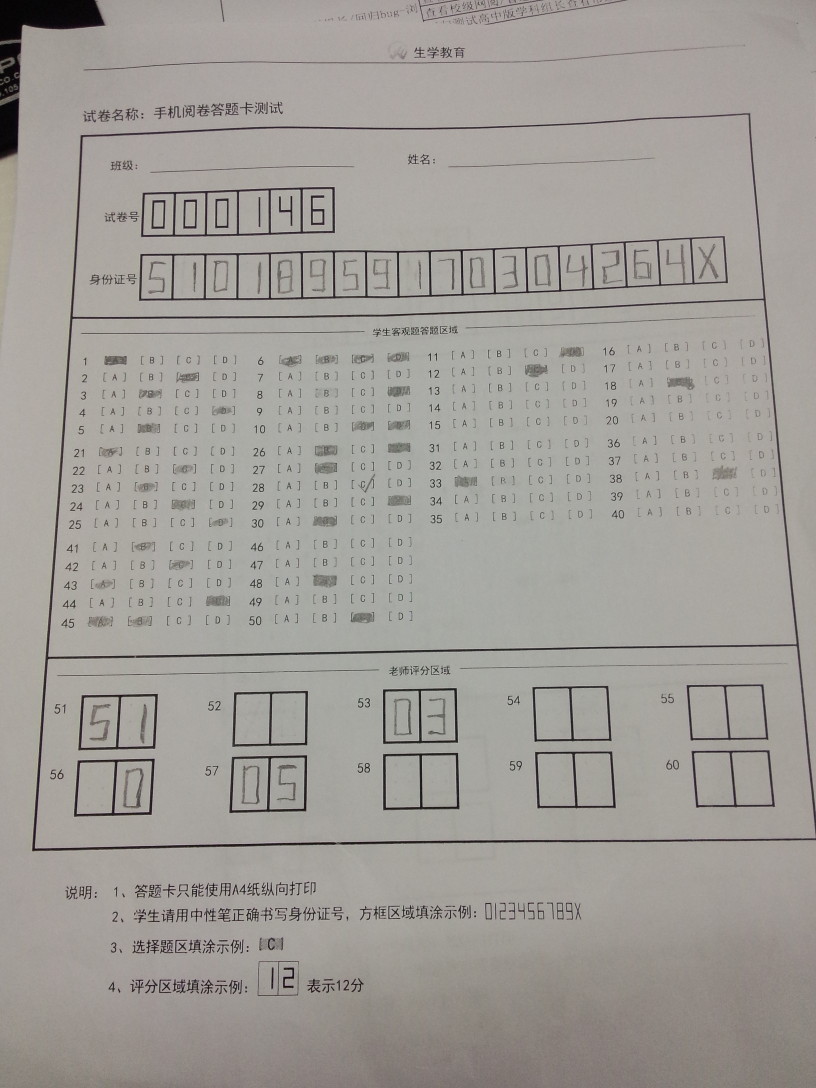
//> input picture 机读卡识别/图像矫正/0.jpg, 2448 x 3264 px (shown at 1/3 size)
$ ./源   (built with g++ and OpenCV 4)
//> lines starting //> are read from the running program, lines starting //| are printed output that depends on the picture; after the words box and inside, x2 and y2 are one past the last pixel; in counts of white or black regions, pixels touching at a corner belong together
#include<iostream>
#include<opencv2\opencv.hpp>
#include<vector>
#include<math.h>
#include<algorithm>
#include "opencv2/ml.hpp"
#include "ml.h"
using namespace std;
using namespace cv::ml;
using namespace cv;


bool cmp(vector<cv::Point>countourA, vector<cv::Point>countourB) {
	return contourArea(countourA) > contourArea(countourB);
}
bool cmpRect(Rect a ,Rect b) {
	return a.x < b.x;
}
vector<cv::Point> GetCorner(vector<cv::Point>MaxContours, Point center_point);
Point GetCenter(vector<Point>bounding_point)
{
	Point center_point = { 0,0 };
	if (bounding_point.size() == 0)
		return{ 0,0 };
	for (size_t i = 0; i < bounding_point.size(); i++)
	{
		center_point.x += bounding_point[i].x;
		center_point.y += bounding_point[i].y;
	}
	center_point.x = center_point.x / bounding_point.size();
	center_point.y = center_point.y / bounding_point.size();
	return center_point;
}

double GetDistance(Point2f p1, Point2f p2)
{
	return (p1.x - p2.x)*(p1.x - p2.x) + (p1.y - p2.y)*(p1.y - p2.y);
}

cv::Mat Img_Threshold(Mat gray) {
	Mat mid,result;
	int maxVal = 255;
	int BlackSize = (gray.cols/16)*2+1;
	double C =9;
	blur(gray, gray, Size(3, 3));
	adaptiveThreshold(gray,
		mid,maxVal,
		CV_ADAPTIVE_THRESH_MEAN_C,
		CV_THRESH_BINARY,
		BlackSize, C);
	bitwise_not(mid, result);
	return result;
}
Mat toGray(Mat srcImg) {
	Mat grayImg;
	cvtColor(srcImg, grayImg, CV_BGR2GRAY);
	Mat binImg;
	binImg = Img_Threshold(grayImg);
	return binImg;
}
cv::Mat getROI(Mat srcImg,Mat binImg,int order) {

	vector<vector<cv::Point>>contours;
	vector<Vec4i> hierarchy;
	findContours(binImg,contours,hierarchy, CV_RETR_TREE, CV_CHAIN_APPROX_NONE,
		Point(0, 0));
	vector<Point> contours_poly;
	//vector<Rect> boundRect(contours.size());
	//vector<Point2f>center(contours.size());
	Rect max_rect;
	//int size, max_size=0, sec_size=0,max_at,sec_at;
	sort(contours.begin(), contours.end(), cmp);
	approxPolyDP(Mat(contours[order]), contours_poly, 3, true);//对图像进行多边形拟合
	max_rect = boundingRect(Mat(contours_poly));
	 //得到中心点
	Point center_point = GetCenter(contours[order]);
	//得到四点
	vector<cv::Point>   FourCorner=GetCorner(contours[order], center_point);
	circle(srcImg, FourCorner[0], 3, Scalar(255, 0, 255), 10, 8);
	circle(srcImg, FourCorner[1], 3, Scalar(255, 0, 255), 10, 8);
	circle(srcImg, FourCorner[2], 3, Scalar(255, 0, 255), 10, 8);
	circle(srcImg, FourCorner[3], 3, Scalar(255, 0, 255), 10, 8);
	rectangle(srcImg, max_rect, Scalar(200,33,22));

	Point2f max_point[] = {
		Point2f(FourCorner[0]),
		Point2f(FourCorner[1]),
		Point2f(FourCorner[2]),
		Point2f(FourCorner[3]),
	};
	//目标点
	Size p_size(max_rect.width, max_rect.height);
	Mat img_dst(p_size, CV_8UC3);
	Point2f dst_point[] = {
		Point2f(0,0),
		Point2f(0,max_rect.height),
		Point2f(max_rect.width,max_rect.height),
		Point2f(max_rect.width,0),
	};


	Mat h= getPerspectiveTransform(max_point, dst_point);
	 cv::warpPerspective(srcImg, img_dst, h, p_size, INTER_LINEAR);//透视变化

	imwrite("最大ROI区域.jpg",img_dst);//最大的Roi区域

	return img_dst;
}
vector<cv::Point> GetCorner(vector<cv::Point>MaxContours, Point center_point) {

	vector<cv::Point> FourCorner;
	double temp;
	double tl = 0, bl = 0, br = 0, tr = 0;
	Point ptl, pbl, pbr, ptr;
	for (size_t i = 0; i < MaxContours.size(); i++) {
		Point ptemp = MaxContours[i];
		temp = GetDistance(center_point, ptemp);
		if (ptemp.x <= center_point.x && ptemp.y <= center_point.y) {
			if (temp > tl) {//左上角
				tl = temp;
				ptl = ptemp;
			}
		}
		else if (ptemp.x <= center_point.x && ptemp.y > center_point.y) {
			if (temp > bl) {//左下
				bl = temp;
				pbl = ptemp;
			}
		}
		else if (ptemp.x >= center_point.x && ptemp.y >= center_point.y) {
			if (temp > br) {//右下
				br = temp;
				pbr = ptemp;
			}
		}
		else {
			if (temp > tr) {//右上
				tr = temp;
				ptr = ptemp;
			}
		}
	}
	FourCorner.push_back(ptl);
	FourCorner.push_back(pbl);
	FourCorner.push_back(pbr);
	FourCorner.push_back(ptr);
	return FourCorner;
}


void JudgeSelect(Mat roi_img) {

	//截取出选择区域
	Rect select(roi_img.cols*0.0153, roi_img.rows*0.3378, roi_img.cols - roi_img.cols*0.0186, roi_img.rows- roi_img.rows*0.6134);//5.jpg 18 375 18 680
	Mat select_img = roi_img(select);
	imwrite("selectImg.jpg", select_img);
	Mat binImg;
	binImg = toGray(select_img);
	// [7 lines of commented-out code are left out]
	vector<vector<cv::Point>>contours;
	vector<Vec4i> hierarchy;
	findContours(binImg, contours, hierarchy, CV_RETR_TREE, CV_CHAIN_APPROX_NONE,
		Point(0, 0));

    vector<Rect> BoundRect;
	double t_area;
	for (size_t i = 0; i < contours.size(); i++) {
		t_area = contourArea(contours[i]);
		if (t_area >180&&t_area<=750) {//筛选出选项并储存  180 750
			Rect rect;
			rect= boundingRect(Mat(contours[i]));
			if (rect.height>=12&& rect.width>=28&&rect.height<=26) { //12 28
				BoundRect.push_back(rect);
                 rectangle(select_img, rect, Scalar(255, 0, 255),CV_FILLED);
			}

		}
	}
	String anwsers[51];
	//得到4*3的单元格
	int ge_cols =select_img.cols / 4;
	int ge_rows = select_img.rows / 3;
	//遍历所有填涂的答案
	for (int i = 0; i < BoundRect.size(); i++) {
		Rect rect = BoundRect[i];
		char *anwser;
		Point  p;
		int	index = 1 + (rect.x / ge_cols) * 5 + (rect.y / ge_rows) * 20 + (rect.y%ge_rows) / (ge_rows / 5);
		int mmm=(rect.x%ge_cols) / (ge_cols / 4);
		switch ((rect.x%ge_cols) / (ge_cols/ 4)) {
		case 0:anwser = "A"; break;
		case 1:anwser = "B"; break;
		case 2:anwser = "C"; break;
		case 3:anwser = "D"; break;

		}
		anwsers[index] += anwser;
		 putText(select_img, anwser, rect.tl(), FONT_HERSHEY_PLAIN, 2, Scalar(0, 0, 255), 2, 8, false);//检验
	}
//	imshow("test", select_img);
	for (int i = 1; i <=50; i++) {
		cout << i  << " " << anwsers[i] << endl;
	}
	imwrite("selcet.jpg", select_img);
}

void SeclectNumber(Mat roi_img) {

    Rect num_roi(roi_img.cols*0.0115, roi_img.rows*0.01129, roi_img.cols - 2* roi_img.cols*0.0115, roi_img.rows - roi_img.rows*0.7257);  //0.7457
	Mat num_img = roi_img(num_roi);
	imwrite("numImg.jpg", num_img);
	Mat binImg;
	binImg = toGray(num_img);
	//imwrite("binImg.jpg",binImg);
	vector<vector<cv::Point>>contours_1;//最大行
	vector<vector<cv::Point>>contours_1_18;//最大行身份证号
	vector<Vec4i> hierarchy_1;
	vector<Vec4i> hierarchy_1_18;
	findContours(binImg, contours_1, hierarchy_1, RETR_CCOMP, CV_CHAIN_APPROX_SIMPLE,
		Point(0, 0));
	sort(contours_1.begin(), contours_1.end(), cmp);
	Rect rect_1 = boundingRect(Mat(contours_1[0]));
	rectangle(num_img, rect_1, Scalar(255, 0, 0), 1, 1, 0);
	//imwrite("num_img.jpg",num_img);
	Mat IdImg = binImg(rect_1);
	//imwrite("Id.jpg", IdImg);
	findContours(IdImg, contours_1_18, hierarchy_1_18, RETR_CCOMP, CV_CHAIN_APPROX_SIMPLE,
		Point(0, 0));
	sort(contours_1_18.begin(), contours_1_18.end(), cmp);
	vector<Rect> boundRect_1_18;
	for (size_t i = 1; i < 19; i++) {
		Rect rect = boundingRect(Mat(contours_1_18[i]));
		//rectangle(IdImg, rect, Scalar(255, 0, 0),1, 1, 0);
		boundRect_1_18.push_back(rect);
	}
	sort(boundRect_1_18.begin(), boundRect_1_18.end(), cmpRect);
	imwrite("BIN.jpg", IdImg);
	for (size_t i = 0; i < boundRect_1_18.size(); i++) {
		//rectangle(num_img, boundRect_1_18[i], Scalar(255, 0, 0), 1, 1, 0);
		Mat midImg =IdImg(boundRect_1_18[i]);
		Mat resImg;
		resize(midImg, resImg, Size(32, 32), 0, INTER_LINEAR);
		Rect rect(2, 2, resImg.cols - 4, resImg.rows - 4);
		Mat Img = resImg(rect);
		cv::String ImgSrc = "./save/" + to_string(i) + ".bmp";
		imwrite(ImgSrc,Img);
	}

}

// [95 lines left out: function trainSVM, not called in this run]
void ViewNumber(int k) {
	Ptr<ml::SVM> svm = ml::SVM::load("svm.xml");
	int answer[2][18] = { 5,1,0,1,8,9,5,9,1,7,0,3,0,4,2,6,4,10,
	                                  5,1,0,8,9,2,1,9,9,7,0,4,2,3,6,4,5,10 };
	int cnt = 0;
	Mat image, imageCV_8UC3, imageCV_32FC1;
	for (int i = 0; i < 18; i++) {
		string imagePath = "./save/" + to_string(i) + ".bmp";
		image = imread(imagePath);
		image.convertTo(imageCV_8UC3, CV_8UC3);

		HOGDescriptor *hog = new HOGDescriptor(cvSize(28, 28), cvSize(14, 14), cvSize(7, 7), cvSize(7, 7), 9);
		vector<float>descriptors;
		hog->compute(imageCV_8UC3, descriptors, Size(1, 1), Size(0, 0));//Hog特征计算

		imageCV_32FC1 = Mat::zeros(1, 324, CV_32FC1);
		int n = 0;
		for (vector<float>::iterator iter = descriptors.begin(); iter != descriptors.end(); iter++) {
			imageCV_32FC1.at<float>(0, n) = *iter;
			n++;
		}
		int result = (int)svm->predict(imageCV_32FC1);

		if (result == answer[k][i]) {
			if (result == 10) {
				cout << "\n图片地址：" << imagePath << "，识别结果：" << "x"<< " -----匹配成功！" << endl;
			}
			else {
	             cout << "\n图片地址：" << imagePath << "，识别结果：" << result << " -----匹配成功！" << endl;
			}

			cnt++;
		}
		else {
			cout << "\n图片地址：" << imagePath << "，识别结果：" << result << " -----匹配失败！" << endl;
		}
	}
	cout << "处理完成！" << endl;
	cout << "一共识别18个图像，识别准确有" << cnt << "个！" << endl;
	double right = cnt / 18.0;
	cout << "识别准确率为" << right << endl;


}
int main()
 {

	Mat src_Img,roi_Img;
	src_Img = imread("0.jpg");
//> src_Img is the input picture: 3264 rows x 2448 cols, CV_8UC3; mean B, G, R 151.8, 156.6, 160.2
	resize(src_Img, src_Img, Size(src_Img.cols / 2, src_Img.rows / 2), 0, INTER_LINEAR);
//> src_Img: 1632 rows x 1224 cols, CV_8UC3
	Mat bin_Img=toGray(src_Img);
//> in Img_Threshold, `bitwise_not(mid, result);`:
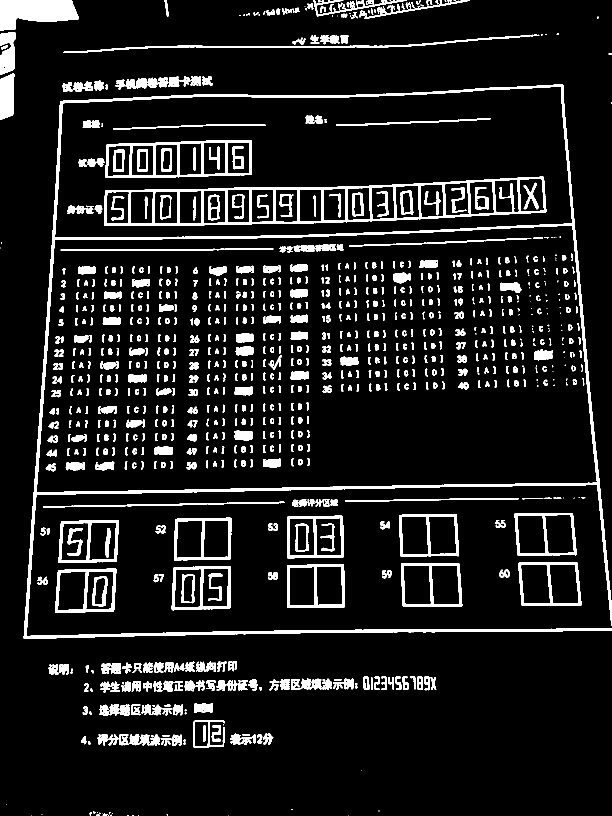
//> result: 1632 rows x 1224 cols, CV_8UC1 (shown at 1/2 size); 9.9% white; 977 white regions (156 under 20 px)
	imwrite("binImg.jpg", bin_Img);
	roi_Img = getROI(src_Img, bin_Img, 0);//找到ROI区
//> in getROI, `findContours(binImg,contours,hierarchy, CV_RETR_TREE, CV_CHAIN_APPROX_..`: contours = 1411 contours, 537 with area under 20; largest, box (x1, y1, x2, y2) and area: (47, 168, 1224, 1278) 850956, (72, 450, 1195, 985) 544649, (109, 172, 1145, 476) 279098, (208, 353, 1093, 452) 62593, (211, 280, 503, 356) 20056
//> in getROI, `approxPolyDP(Mat(contours[order]), contours_poly, 3, true);`: contours_poly = 16 Points (x, y), first 12: [1124, 168], [742, 189], [387, 189], [120, 202], [109, 415], [48, 1277], [601, 1265], [1223, 1260], [1223, 1256], [710, 1259], [52, 1270], [73, 989]
//> in getROI, `max_rect = boundingRect(Mat(contours_poly));`: max_rect = Rect(48, 168, 1176, 1110)
//> in GetCenter, `center_point.x = center_point.x / bounding_point.size();`: center_point = Point(632, 6447804)
//> in GetCenter, `center_point.y = center_point.y / bounding_point.size();`: center_point = Point(632, 896)
//> the loop in GetCorner, `for (size_t i = 0; i < MaxContours.size(); i++)` made 7194 passes
//> (temp, tl, ptl) on passes 490 to 497: (497025, 497025, Point(632, 191)), (497026, 497026, Point(631, 191)), (497029, 497029, Point(630, 191)), (497034, 497034, Point(629, 191)), (497041, 497041, Point(628, 191)), (497050, 497050, Point(627, 191)), (497061, 497061, Point(626, 191)), (497074, 497074, Point(625, 191))
//> after the loop in GetCorner, `for (size_t i = 0; i < MaxContours.size(); i++)`: tl = 743780; ptl = Point(120, 202); bl = 486625; pbl = Point(47, 1276); br = 481777; pbr = Point(1223, 1260); tr = 772048; ptr = Point(1124, 168)
//> in GetCorner, `FourCorner.push_back(ptl);`: FourCorner = 1 Point (x, y): [120, 202]
//> in GetCorner, `FourCorner.push_back(pbl);`: FourCorner = 2 Points (x, y): [120, 202], [47, 1276]
//> in GetCorner, `FourCorner.push_back(pbr);`: FourCorner = 3 Points (x, y): [120, 202], [47, 1276], [1223, 1260]
//> in GetCorner, `FourCorner.push_back(ptr);`: FourCorner = 4 Points (x, y): [120, 202], [47, 1276], [1223, 1260], [1124, 168]
//> in getROI, `Point2f max_point[] = { Point2f(FourCorner[0]), Point2f(FourCorner[1])..`: max_point has the same summary as FourCorner in GetCorner
//> in getROI, `Size p_size(max_rect.width, max_rect.height);`: p_size = Size(1176, 1110)
//> in getROI, `Point2f dst_point[] = { Point2f(0,0), Point2f(0,max_rect.height), Poin..`: dst_point = 4 Points (x, y): [0, 0], [0, 1110], [1176, 1110], [1176, 0]
//> in getROI, `Mat h= getPerspectiveTransform(max_point, dst_point);`: h = [[1.24, 0.0843, -165.8], [0.0425, 1.26, -258.6], [2.52e-05, 0.000165, 1]]

    JudgeSelect( roi_Img);// 选择题答案判断
//> in JudgeSelect, `findContours(binImg, contours, hierarchy, CV_RETR_TREE, CV_CHAIN_APPRO..`: contours = 805 contours, 211 with area under 20; largest, box (x1, y1, x2, y2) and area: (986, 67, 1031, 89) 657, (1047, 206, 1089, 229) 646, (754, 40, 792, 63) 641, (406, 356, 446, 376) 617, (407, 160, 445, 179) 600
//> the loop in JudgeSelect, `for (size_t i = 0; i < contours.size(); i++)` made 805 passes
//> (t_area, rect) on passes 1, 17, 26, 28, 60, 65, 91, 92: (183, Rect(306, 415, 21, 14)), (525, Rect(466, 412, 39, 17)), (492.5, Rect(112, 411, 40, 18)), (539, Rect(48, 411, 42, 17)), (544.5, Rect(236, 384, 40, 17)), (182, Rect(305, 361, 21, 15)), (617, Rect(406, 356, 40, 20)), (273.5, Rect(57, 356, 33, 16))
//> after the loop in JudgeSelect, `for (size_t i = 0; i < contours.size(); i++)`:
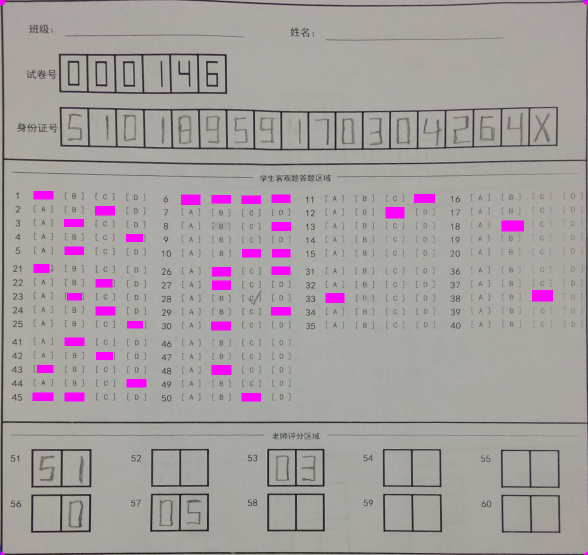
//> roi_img: 1110 rows x 1176 cols, CV_8UC3 (shown at 1/2 size); mean B, G, R 158.1, 158.1, 165.1
//> the loop in JudgeSelect, `for (int i = 0; i < BoundRect.size(); i++)` made 35 passes
//> (rect, index, mmm) on passes 1 to 8: (Rect(466, 412, 39, 17), 50, 2), (Rect(112, 411, 40, 18), 45, 1), (Rect(48, 411, 42, 17), 45, 0), (Rect(236, 384, 40, 17), 44, 3), (Rect(406, 356, 40, 20), 48, 1), (Rect(57, 356, 33, 16), 43, 0), (Rect(175, 330, 34, 16), 42, 2), (Rect(112, 301, 40, 17), 41, 1)
//> after the loop in JudgeSelect, `for (int i = 0; i < BoundRect.size(); i++)`:
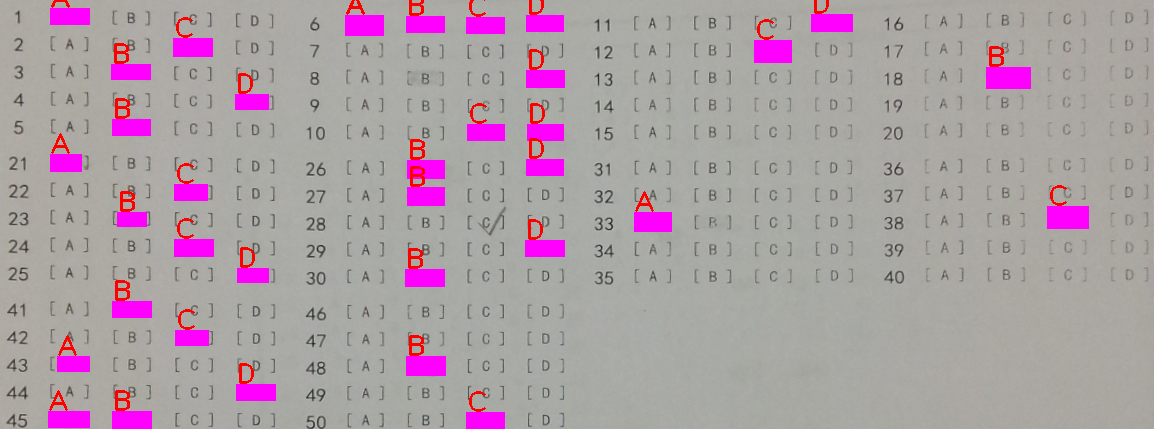
//> select_img: 429 rows x 1154 cols, CV_8UC3; mean B, G, R 164.8, 157.4, 172.7
//> the loop in JudgeSelect, `for (int i = 1; i <=50; i++)` made 50 passes
//| 1 A
//| 2 C
//| 3 B
//| 4 D
//| 5 B
//> (output is shown up to pass 5 of 50)
	SeclectNumber(roi_Img); //数字提取
//> in Img_Threshold (call 3), `adaptiveThreshold(gray, mid,maxVal, CV_ADAPTIVE_THRESH_MEAN_C, CV_THRE..`:
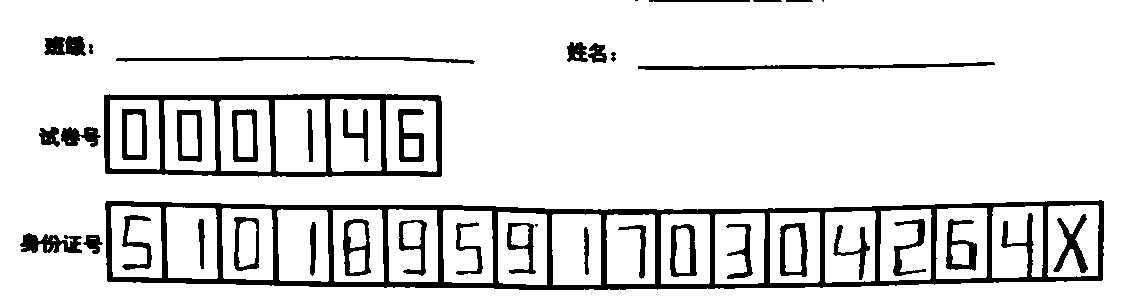
//> mid: 304 rows x 1148 cols, CV_8UC1; 88.1% white; 42 black regions (3 under 20 px), largest, box (x1, y1, x2, y2) and area: (105, 200, 1104, 290) 17564, (104, 94, 442, 177) 6155, (638, 62, 995, 70) 1300
//> in SeclectNumber, `findContours(binImg, contours_1, hierarchy_1, RETR_CCOMP, CV_CHAIN_APP..`: contours_1 = 94 contours, 17 with area under 20; largest, box (x1, y1, x2, y2) and area: (105, 200, 1104, 290) 79340, (104, 94, 442, 177) 26949, (274, 98, 327, 173) 3718, (1046, 204, 1100, 278) 3700, (329, 98, 383, 173) 3700
//> in SeclectNumber, `sort(contours_1.begin(), contours_1.end(), cmp);`: contours_1 = 94 contours, 17 with area under 20; largest, box (x1, y1, x2, y2) and area: (105, 200, 1104, 290) 79340, (104, 94, 442, 177) 26949, (274, 98, 327, 173) 3718, (329, 98, 383, 173) 3700, (1046, 204, 1100, 278) 3700
//> in SeclectNumber, `Rect rect_1 = boundingRect(Mat(contours_1[0]));`: rect_1 = Rect(105, 200, 999, 90)
//> in SeclectNumber, `rectangle(num_img, rect_1, Scalar(255, 0, 0), 1, 1, 0);`:
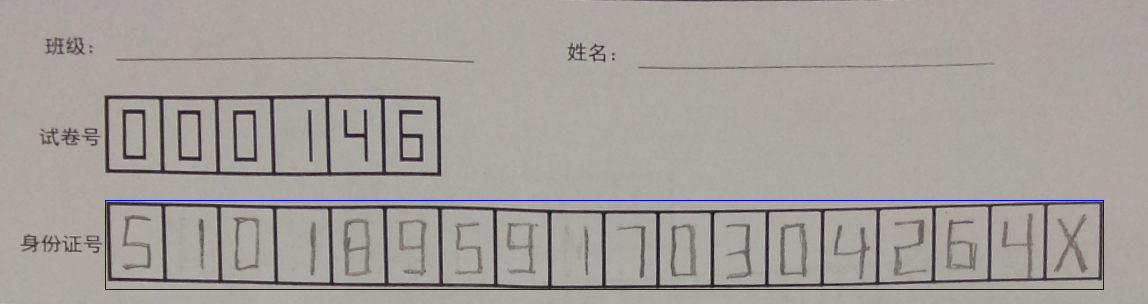
//> num_img: 304 rows x 1148 cols, CV_8UC3; mean B, G, R 155.9, 158.7, 163.1
//> in SeclectNumber, `Mat IdImg = binImg(rect_1);`:
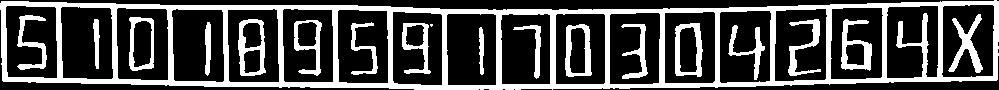
//> IdImg: 90 rows x 999 cols, CV_8UC1; 29% white; 19 white regions (1 under 20 px)
//> in SeclectNumber, `findContours(IdImg, contours_1_18, hierarchy_1_18, RETR_CCOMP, CV_CHAI..`: contours_1_18 = 45 contours, 1 with area under 20; largest, box (x1, y1, x2, y2) and area: (0, 0, 999, 90) 79340, (941, 4, 995, 78) 3700, (227, 8, 280, 83) 3693, (337, 9, 389, 84) 3686, (171, 8, 225, 83) 3681
//> the loop in SeclectNumber, `for (size_t i = 1; i < 19; i++)` made 18 passes
//> rect on passes 1 to 8: Rect(941, 4, 54, 74), Rect(227, 8, 53, 75), Rect(337, 9, 52, 75), Rect(171, 8, 54, 75), Rect(830, 7, 54, 73), Rect(282, 8, 52, 75), Rect(116, 7, 53, 74), Rect(774, 8, 54, 74)
//> in SeclectNumber, `sort(boundRect_1_18.begin(), boundRect_1_18.end(), cmpRect);`: boundRect_1_18 = 18 Rects (x, y, width, height), first 8: [5, 5, 53, 74], [60, 6, 54, 74], [116, 7, 53, 74], [171, 8, 54, 75], [227, 8, 53, 75], [282, 8, 52, 75], [337, 9, 52, 75], [392, 11, 51, 75]
//> the loop in SeclectNumber, `for (size_t i = 0; i < boundRect_1_18.size(); i++)` made 18 passes
	ifstream svm ("svm.xml");
	if (!svm) {
		trainSVM();
	}
	ViewNumber(0);//0-1
//> in ViewNumber, `hog->compute(imageCV_8UC3, descriptors, Size(1, 1), Size(0, 0));`: descriptors = 324 values, max 0.475 at index 148, min 0 at index 5, mean 0.104
//> after the loop in ViewNumber, `for (vector<float>::iterator iter = descriptors.begin(); iter != descr..`: imageCV_32FC1 has the same summary as descriptors; n = 324
//> in ViewNumber, `int result = (int)svm->predict(imageCV_32FC1);`: result = 5
//| 图片地址：./save/0.bmp，识别结果：5 -----匹配成功！
//> after the loop in ViewNumber, `for (int i = 0; i < 18; i++)`:
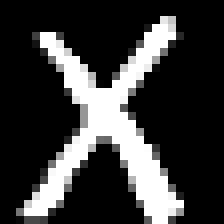
//> image: 28 rows x 28 cols, CV_8UC3 (shown 8 times larger); min 0, max 255, mean 58.2
	waitKey(0);
	int n;
	cin >> n;
//> the answer given: 3
	return 0;
}
